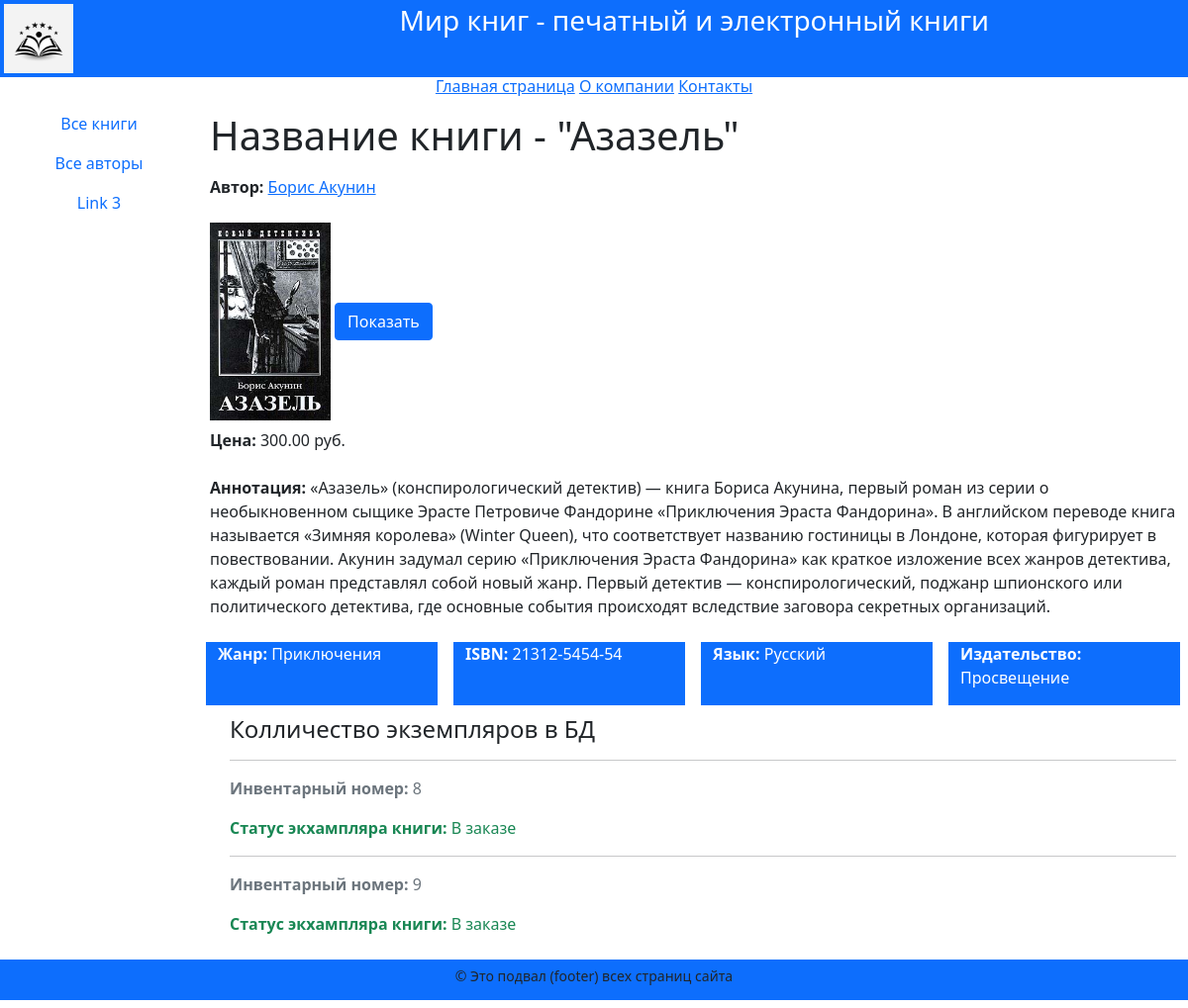
The page /books/6/ on the database its author committed.
### catalog/models.py (models this page shows, shortened)
class Book(models.Model):
    title = models.CharField(
        max_length=200,
        help_text="Введите название книги",
        verbose_name="Название книги",
    )
    genre = models.ForeignKey(
        "Genre",
        on_delete=models.CASCADE,
        null=True,
        help_text="Выберите жанр книги",
        verbose_name="Жанр книги",
    )
    language = models.ForeignKey(
        "Language",
        on_delete=models.CASCADE,
        null=True,
        help_text="Выберите язык книги",
        verbose_name="Язык книги",
    )
    publisher = models.ForeignKey(
        "Publisher",
        on_delete=models.CASCADE,
        null=True,
        help_text="Выберите издательство",
        verbose_name="Издательство",
    )
    year = models.CharField(
        max_length=4,
        help_text="Введите год издания",
        verbose_name="Год издания",
    )
    author = models.ManyToManyField(
        "Author",
        help_text="Выберите автора (авторов) книги",
        verbose_name="Автор (авторы) книги",
    )
    summary = models.TextField(
        max_length=1000,
        help_text="Введите краткое описание книги",
        verbose_name="Аннотация книги",
    )
    isbn = models.CharField(
        max_length=13,
        help_text="Должно содержать 13 символов",
        verbose_name="ISBN книги",
    )
    price = models.DecimalField(
        decimal_places=2,
        max_digits=7,
        help_text="Введите цену книги",
        verbose_name="Цена (руб.)",
    )
    photo = models.ImageField(
        upload_to="images",
        help_text="Загрузите изображение обложки",
        verbose_name="Изображение обложки",
    )
    def display_author(self):
        return ", ".join([author.last_name for author in self.author.all()])
    display_author.short_description = "Авторы"

class Author(models.Model):
    first_name = models.CharField(
        max_length=100,
        help_text="Введите имя автора",
        verbose_name="Имя автора",
    )
    last_name = models.CharField(
        max_length=100,
        help_text="Введите фамилию автора",
        verbose_name="Фамилия автора",
    )
    date_of_birth = models.DateField(
        help_text="Введите дату рождения",
        verbose_name="Дата рождения",
        null=True,
        blank=True,
    )
    about = models.TextField(
        help_text="Введите сведения об авторе",
        verbose_name="Сведения об авторе",
    )
    photo = models.ImageField(
        upload_to="images",
        help_text="Загрузите фото автора",
        verbose_name="Фото автора",
        null=True,
        blank=True,
    )

class Genre(models.Model):
    name = models.CharField(
        max_length=200,
        help_text="Введите жанр книги",
        verbose_name="Жанр книги",
    )
    def __str__(self) -> str:
        return self.name

class Language(models.Model):
    name = models.CharField(
        max_length=20,
        help_text="Введите язык книги",
        verbose_name="Язык книги",
    )
    def __str__(self) -> str:
        return self.name

class Publisher(models.Model):
    name = models.CharField(
        max_length=20,
        help_text="Введите наименование издательства",
        verbose_name="Издательство",
    )
    def __str__(self) -> str:
        return self.name

class BookInstance(models.Model):
    book = models.ForeignKey(
        "Book",
        on_delete=models.CASCADE,
        null=True,
    )
    inv_num = models.CharField(
        max_length=20,
        help_text="Введите инвентарный номер экземпляра",
        verbose_name="Инвентарный номер",
    )
    status = models.ForeignKey(
        "Status",
        on_delete=models.CASCADE,
        null=True,
        help_text="Изменить состояние экзампляра",
        verbose_name="Статус экзампляра книги",
    )
    due_back = models.DateField(
        null=True,
        help_text="Введите конец срока статуса",
        verbose_name="Дата окончания статуса",
    )
    class Meta:
        ordering = ["due_back"]

class Status(models.Model):
    name = models.CharField(
        max_length=20,
        help_text="Введите статус экземпляра книги",
        verbose_name="Статус экземпляра книги",
    )
    def __str__(self) -> str:
        return self.name

### catalog/views.py (the view)
# urls.py: path("books/<int:pk>/", views.BookDetailView.as_view(), name="book-detail"),
class BookDetailView(DetailView):
    model = Book
    context_object_name = "book"

### catalog/templates/catalog/book_detail.html (shortened to what this page needs)
{% extends "catalog/base.html" %}
{% block content %}
<div class="container text-start">
  <div class="row my-2">
    <h1>Название книги - "{{book.title}}"</h1>
  </div>
  <div class="row my-2">
    <p><strong>Автор:</strong>
      {% for author in book.author.all %}
      <a href="{% url 'authors-detail' author.pk %}">{{author.first_name}} {{author.last_name}}</a>
      {% endfor %}
    </p>
  </div>
  <img src="{{book.photo.url}}" alt="connect" style="max-height: 200px;">
  <a href="{{book.photo.url}}" class="btn btn-primary" target="_blank">Показать</a>
  <div class="row my-2">
    <div class="col">
      <p><strong>Цена:</strong> {{book.price}} руб.</p>
    </div>
  </div>
  <div class="row my-2">
    <p><strong>Аннотация:</strong> {{book.summary}}</p>
  </div>
  <div class="row my-2">
    <div class="col mx-2 bg-primary text-white">
      <p><strong>Жанр:</strong> {{book.genre}}</p>
    </div>
    <div class="col mx-2 bg-primary text-white">
      <p><strong>ISBN:</strong> {{book.isbn}}</p>
    </div>
    <div class="col mx-2 bg-primary text-white">
      <p><strong>Язык:</strong> {{book.language}}</p>
    </div>
    <div class="col mx-2 bg-primary text-white">
      <p><strong>Издательство:</strong> {{book.publisher}}</p>
    </div>
  </div>
  <div style="margin-left: 20px; margin-top: 10px;">
    <h4>Колличество экземпляров в БД</h4>
    {% for copy in book.bookinstance_set.all %}
    <hr>
    <p class="text-muted">
      <strong>Инвентарный номер:</strong> {{copy.id}}
    </p>
    <p class="text-success">
      <strong>Статус экхампляра книги:</strong> {{copy.status}}
    </p>
    {% endfor %}
  </div>
</div>
{% endblock %}

### rows shown on the page
Book: title "Азазель", photo (picture), price "300.00", summary "«Азазель» (конспирологический детектив) — книга Бориса Акунина, первый роман из серии о необыкновенном сыщике Эрасте Петровиче Фандорине «Приключения Эраста Фандорина». В английском переводе книга называется «Зимняя королева» (Winter Queen), что соответствует названию гостиницы в Лондоне, которая фигурирует в повествовании. Акунин задумал серию «Приключения Эраста Фандорина» как краткое изложение всех жанров детектива, каждый роман представлял собой новый жанр. Первый детектив — конспирологический, поджанр шпионского или политического детектива, где основные события происходят вследствие заговора секретных организаций.", genre "Приключения", isbn "21312-5454-54", language "Русский", publisher "Просвещение"
Author: first_name "Борис", last_name "Акунин"
BookInstance: id "8", status "В заказе"
BookInstance: id "9", status "В заказе"
